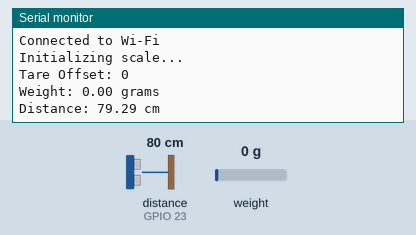
This sketch was run on a simulated ESP32. Shown: the last lines printed to the serial monitor. Wiring (inferred from the names in the program): ultrasonic range finder: trigger GPIO 22; echo GPIO 23. Inputs (shaded band) come from the test bench; at power-on: distance to the obstacle (sensor on GPIO 23) 80 cm, weight on the scale 0 g. The echo pulse lasts 58.3 µs per cm; WiFi joins after 1.5 s; servers stay silent unless stated; uploads are accepted with an empty reply.

Above: at 9.7 s.
9.8 s: distance to the obstacle (sensor on GPIO 23) set to 2 cm
At 11.2 s:
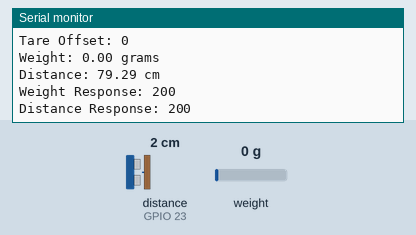
13.8 s: weight on the scale set to 100 g
At 14.67 s:
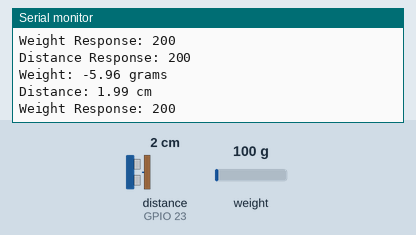
15.3 s: distance to the obstacle (sensor on GPIO 23) set to 4 cm
At 16.4 s:
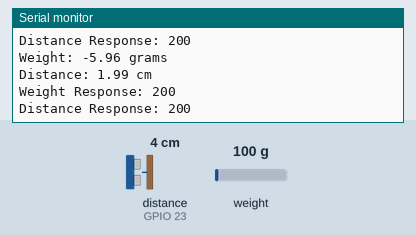
16.8 s: weight on the scale set to 1250 g
At 18.1 s:
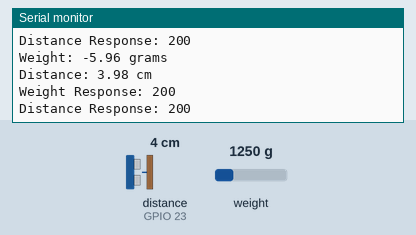
Timing chart, 0 to 19.3 s (numbered marks = the images above; inputs shaded):
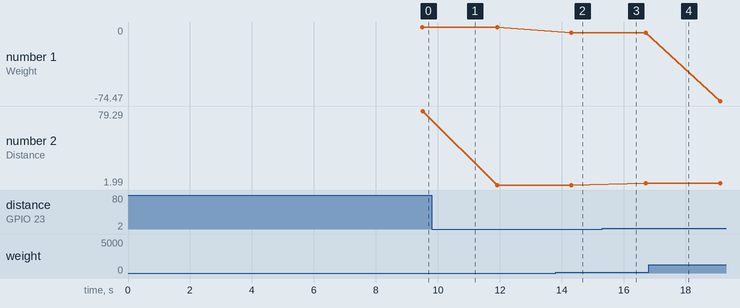

The sketch:

elevateiq.ino
```cpp
#include <WiFi.h>
#include <HTTPClient.h>
#include <HX711.h>

// Wi-Fi Credentials
const char* ssid = "Airtel_0864";           // Replace with your Wi-Fi SSID
const char* password = "air97449";   // Replace with your Wi-Fi password

// Server URL
const char* serverURL = "http://192.168.1.6:4002"; // Replace with your server's IP address

// HX711 Setup
#define DT 18 // Data pin
#define SCK 19 // Clock pin

HX711 scale;
float calibration_factor = -7050; // Adjust this value
long tare_offset = 0;

// Ultrasonic Sensor Setup
#define TRIGGER_PIN 22 // Trigger pin
#define ECHO_PIN 23    // Echo pin

void setup() {
  // Initialize Serial Monitor
  Serial.begin(115200);

  // Initialize Wi-Fi
  WiFi.begin(ssid, password);
  Serial.print("Connecting to Wi-Fi");
  while (WiFi.status() != WL_CONNECTED) {
    delay(1000);
    Serial.print(".");
  }
  Serial.println("\nConnected to Wi-Fi");

  // HX711 Initialization
  scale.begin(DT, SCK);
  Serial.println("Initializing scale...");
  tare_offset = getTare(); // Get tare offset
  Serial.print("Tare Offset: ");
  Serial.println(tare_offset);
  delay(5000); // Wait for initialization

  // Ultrasonic Sensor Initialization
  pinMode(TRIGGER_PIN, OUTPUT);
  pinMode(ECHO_PIN, INPUT);
}

void loop() {
  // Measure weight
  long raw_value = scale.get_value(10); // Get average of 10 readings
  long net_value = raw_value - tare_offset; // Subtract tare offset
  float weight = net_value / calibration_factor; // Calculate weight

  Serial.print("Weight: ");
  Serial.print(weight);
  Serial.println(" grams");

  // Measure distance
  float distance = getDistance();

  Serial.print("Distance: ");
  Serial.print(distance);
  Serial.println(" cm");

  // Send data to server
  sendDataToServer(weight, distance);

  delay(1000); // 1-second delay
}

// Function to tare the scale
long getTare() {
  long tare_value = 0;
  for (int i = 0; i < 10; i++) { // Average over 10 readings
    tare_value += scale.get_value();
    delay(50);
  }
  return tare_value / 10;
}

// Function to measure distance using ultrasonic sensor
float getDistance() {
  // Send a 10us pulse to trigger pin
  digitalWrite(TRIGGER_PIN, LOW);
  delayMicroseconds(2);
  digitalWrite(TRIGGER_PIN, HIGH);
  delayMicroseconds(10);
  digitalWrite(TRIGGER_PIN, LOW);

  // Read the echo pin and calculate the duration
  long duration = pulseIn(ECHO_PIN, HIGH, 30000); // 30ms timeout for ~5m range

  // Calculate distance in cm
  float distance = duration * 0.034 / 2; // Speed of sound = 0.034 cm/us
  return distance;
}

// Function to send data to the server
void sendDataToServer(float weight, float distance) {
  if (WiFi.status() == WL_CONNECTED) {
    HTTPClient http;

    // Send weight data
    String weightURL = String(serverURL) + "/update-weight?weight=" + String(weight, 2);
    http.begin(weightURL);
    int weightResponse = http.GET();
    if (weightResponse > 0) {
      Serial.print("Weight Response: ");
      Serial.println(weightResponse);
    } else {
      Serial.print("Error sending weight: ");
      Serial.println(http.errorToString(weightResponse).c_str());
    }
    http.end();

    // Send distance data
    String distanceURL = String(serverURL) + "/update-distance?distance=" + String(distance, 2);
    http.begin(distanceURL);
    int distanceResponse = http.GET();
    if (distanceResponse > 0) {
      Serial.print("Distance Response: ");
      Serial.println(distanceResponse);
    } else {
      Serial.print("Error sending distance: ");
      Serial.println(http.errorToString(distanceResponse).c_str());
    }
    http.end();
  } else {
    Serial.println("Wi-Fi not connected. Cannot send data.");
  }
}
```

Measured:
- after the input at 13.8 s, the serial monitor: prints a new line after 0.51 s (image 2)
- plotted number 1: 0 → -5.96 after the input at 13.8 s, -5.96 → -74.47 after the input at 16.8 s
- plotted number 2: 79.29 → 1.99 after the input at 9.8 s, 1.99 → 3.98 after the input at 15.3 s
